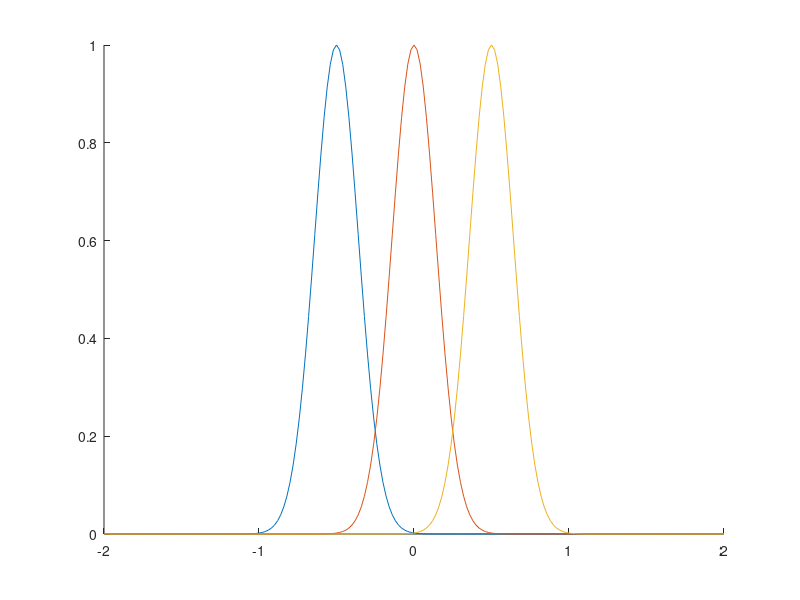

Write MATLAB code to recreate this figure.
clear
clc
N = 200;
a = -2;  b = 2;
x = a:(b-a)/N:b;
c=5
hold on
for xi = [-0.5 0 0.5];
    phi = @(x,xi) exp(-(c.*(x-xi)).^2);
    plot(x,phi(x,xi)), drawnow
end
